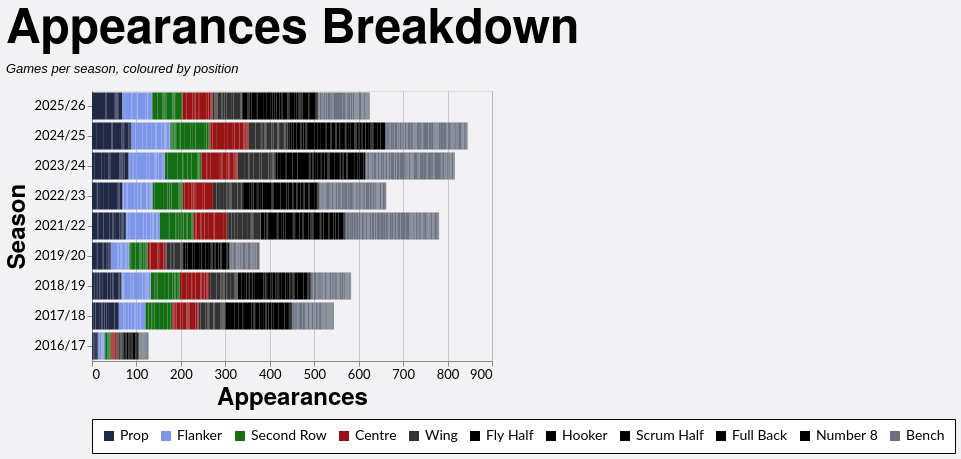

Specify this chart in Vega-Lite:
### Vega-Lite specification from a JSON file in a GitHub repository (floating-point values rounded to 4 significant figures; data arrays with more than 128 entries replaced by an {"elided": "..."} marker saying what was removed)
{"config": {"axis": {"labelFont": "Lato, sans-serif", "titleFont": "PT Sans Narrow, Helvetica Neue, Helvetica, Arial, sans-serif", "labelFontSize": 13, "titleFontSize": 24, "gridColor": "#202947", "gridOpacity": 0.2}, "header": {"labelFont": "PT Sans Narrow, Helvetica Neue, Helvetica, Arial, sans-serif", "titleFont": "PT Sans Narrow, Helvetica Neue, Helvetica, Arial, sans-serif", "labelFontSize": 24, "titleFontSize": 28, "labelFontWeight": "bold", "orient": "left"}, "legend": {"labelFont": "Lato, sans-serif", "titleFont": "PT Sans Narrow, Helvetica Neue, Helvetica, Arial, sans-serif", "labelFontSize": 14, "titleFontSize": 16, "titlePadding": 5, "fillColor": "white", "strokeColor": "black", "padding": 10, "titleFontWeight": "lighter", "titleFontStyle": "italic", "titleColor": "gray", "offset": 10}, "title": {"font": "PT Sans Narrow, Helvetica Neue, Helvetica, Arial, sans-serif", "fontSize": 48, "fontWeight": "bold", "anchor": "start", "align": "center", "titlePadding": 20, "subtitlePadding": 10, "subtitleFontSize": 13, "subtitleColor": "", "subtitleFontStyle": "italic", "offset": 15, "color": "black"}, "axisX": {"labelAngle": 0}, "facet": {"title": null, "header": null, "align": {"row": "each", "column": "each"}}, "resolve": {"scale": {"y": "independent", "facet": "independent"}}, "background": "#f2f1f4", "scale": {"offsetBandPaddingOuter": 0.2, "offsetBandPaddingInner": 0.1}}, "data": {"name": "data-ca13f0726fbec83e8583142778eca38d"}, "mark": {"type": "bar"}, "encoding": {"color": {"field": "color_value", "legend": {"orient": "bottom", "title": null}, "scale": {"domain": ["Prop", "Flanker", "Second Row", "Centre", "Wing", "Fly Half", "Hooker", "Scrum Half", "Full Back", "Number 8", "Bench"], "range": ["#202946", "#7d96e8", "#146f14", "#991515", "#333333", "#000000", "#000000", "#000000", "#000000", "#000000", "#6b7280"]}, "type": "nominal"}, "order": {"field": "stack_order", "type": "quantitative"}, "tooltip": [{"field": "player", "title": "Player", "type": "nominal"}, {"field": "season", "title": "Season", "type": "nominal"}, {"field": "color_value", "title": "Position", "type": "nominal"}, {"aggregate": "sum", "field": "apps", "title": "Appearances", "type": "quantitative"}], "x": {"aggregate": "sum", "field": "apps", "title": "Appearances", "type": "quantitative"}, "y": {"field": "season", "sort": {"field": "season_sort", "op": "max", "order": "descending"}, "title": "Season", "type": "nominal"}}, "height": {"step": 30}, "title": {"text": "Appearances Breakdown", "subtitle": "Games per season, coloured by position"}, "width": 400, "$schema": "https://vega.github.io/schema/vega-lite/v5.20.1.json", "datasets": {"data-ca13f0726fbec83e8583142778eca38d": {"elided": "2507 records"}}}
